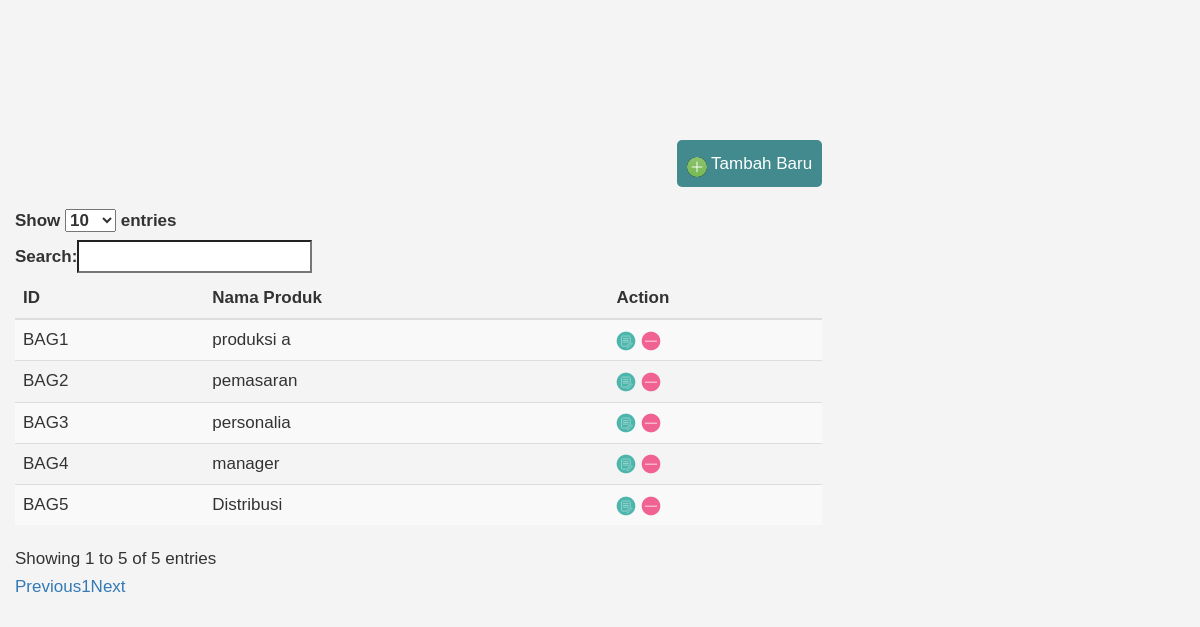
The page /indexbagian.php on the database its author committed.
### tables this page shows
CREATE TABLE IF NOT EXISTS `bagian` (
  `kode_bagian` varchar(5) NOT NULL,
  `nama_bagian` varchar(20) DEFAULT NULL
);

### Controller/ControllerBagian.php (called while the page is built, shortened)
<?php
	require_once 'Model/ModelBagian.php';
	class ControllerBagian{
		public $modelbagian;
		function __construct(){
			$this->modelbagian = new ModelBagian();
		}
		public function tampilnodata(){
			$data = $this->modelbagian->jukokdata();
			include 'View/Bagian/ViewBagian.php';
		}
}
  ?>

### Model/ModelBagian.php (called while the page is built, shortened)
<?php
	class ModelBagian{
		public function oleh_koneksi(){
	        $this->koneksi = false;
	        try {
	            $this->koneksi = new PDO('mysql:host=localhost;dbname=penggajian', 'root', '');
	        } catch(PDOException $e) {
	        	echo $e->getMessage();
	        }
	        return $this->koneksi;
		}
		public function jukokdata(){
			$konek = $this->oleh_koneksi();
			$statement = $konek->prepare("SELECT * FROM bagian");
			$statement->execute();
			while ($row = $statement->fetch()){
				$hasile[] = $row;
			}
			return $hasile;
		}
	}
  ?>

### View/Bagian/ViewBagian.php (the view, shortened to what this page needs)
<?php
require_once 'Model/ModelBagian.php';?>
<!DOCTYPE html>
<html>
<head>
	<link rel="stylesheet" type="text/css" href="//netdna.bootstrapcdn.com/bootstrap/3.0.3/css/bootstrap.min.css">
	<link rel="stylesheet" type="text/css" href="//cdn.datatables.net/plug-ins/9dcbecd42ad/integration/bootstrap/3/dataTables.bootstrap.css">
</head>
<body><div class="container" border="1px">
<div style="text-align:right;margin:20px 0px;"><button id="modal-btn" class="button"><img src="crud-icon/add.png" title="Add New Record" style="vertical-align:bottom;" /> Tambah Baru</a></button></div>
<table id="myTable" class="table table-striped  table-hover" >
	<thead>
		<tr>
			<th>ID</th>
			<th>Nama Produk</th>
			<th>
				Action
			</th>
		</tr>
	</thead>
	<tbody>
		<?php
	foreach ($data as $row){
	?>
		<tr>
			<td><?php echo $row["kode_bagian"]; ?></td>
			<td><?php echo $row["nama_bagian"]; ?></td>
			<td><a class="ajax-action-links" href="indexbagian.php?kode_bagian=<?php echo $row['kode_bagian']?>&get=true"><img src="crud-icon/edit.png" title="Update" /></a> <a class="ajax-action-links" href="indexbagian.php?kode_bagian=<?php echo $row['kode_bagian']?>&delete=true"><img src="crud-icon/delete.png" title="Delete" /></a></td>
		</tr>
		<?php } ?>
	</tbody>
</table></div>
		<div class="col-md-5"></div>
</body>
</html>

### View/Bagian/ViewBagian.php (style rules this page uses)
:root { --modal-duration: 1s; --modal-color: #428bca; }
body { font-family: Arial, Helvetica, sans-serif; background: #f4f4f4; font-size: 17px; line-height: 1.6; display: flex; height: 90vh; align-items: center; justify-content: center; }
.button { color:#FFF;text-decoration:none; background-color:#428a8e;padding:10px; margin-left: 60%; color: #fff; border: 0; border-radius: 5px; cursor: pointer; }

### rows shown on the page
bagian: kode_bagian "BAG1", nama_bagian "produksi a"
bagian: kode_bagian "BAG2", nama_bagian "pemasaran"
bagian: kode_bagian "BAG3", nama_bagian "personalia"
bagian: kode_bagian "BAG4", nama_bagian "manager"
bagian: kode_bagian "BAG5", nama_bagian "Distribusi"
